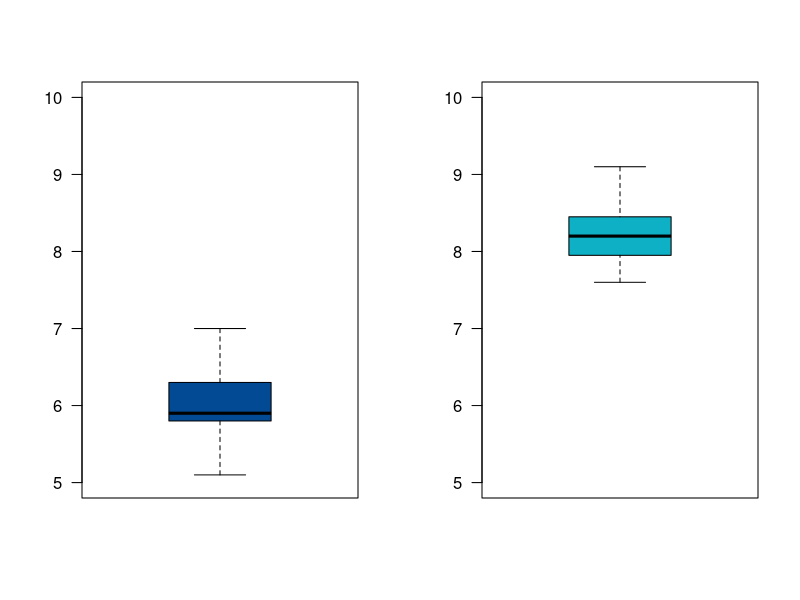
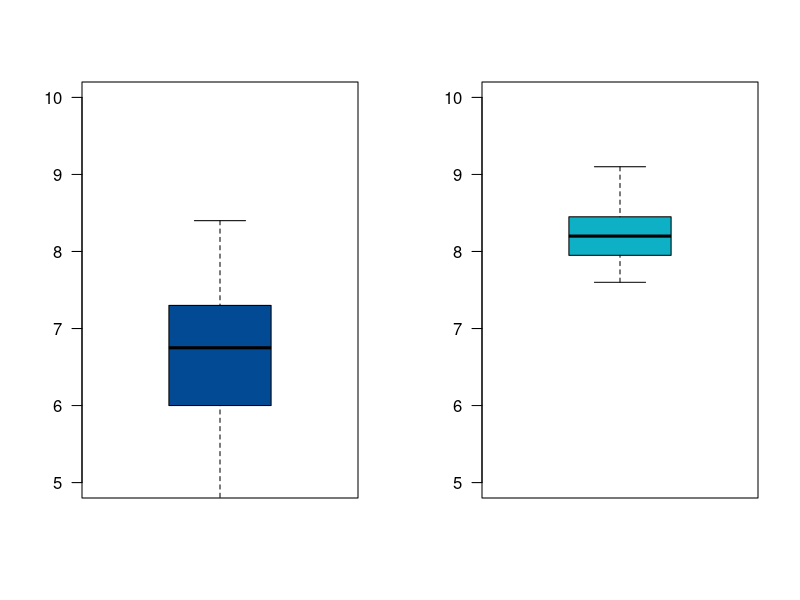

Source code (R) for these figures, in order: (Note: this script raises an error after producing the figures.)
## ---- chunk 1
knitr::opts_chunk$set(echo = TRUE, comment = NA)

c1 ="#FF7F00"  # naranja - color primario 
c2 ="#034A94"  # azul oscuro - color secundario
c3 ="#0EB0C6"  # azul claro - color terciario
c4 ="#686868"  # gris - color texto
## ---- chunk 2
pant=c(104.5,89,84.5,106,90,96,79,90,85,76.5,91.5,82.5,100.5,89.5,121.5,72)
pdes=c(98,85.5,85,103.5,88.5,95,79.5,90,82,76,89.5,81,99.5,86.5,15.5,70)

t.test(pant, pdes,
       alternative = "less",
       mu = 0, 
       paired = TRUE, 
       conf.level = 0.95)

## ---- chunk 3
grupo1=c(6.8, 6.1, 5.8, 5.9, 5.8, 6.4, 5.7, 6.0, 5.9, 6.4, 6.0, 5.7, 6.5, 6.5, 6.0, 5.9, 5.7, 5.8, 5.9, 5.8, 6.0, 6.0, 5.8, 5.7, 6.1, 5.9, 5.2, 6.3, 5.4, 6.5, 5.5, 5.9, 7.0, 6.4, 5.1, 6.3)
grupo2=c(8.8, 8.5, 8.4, 8.5, 7.6, 8.7, 8.0, 7.9, 8.2, 8.0, 7.8, 8.6, 8.5, 7.9, 8.5, 8.3, 8.4, 8.2, 8.3, 7.9, 8.2, 7.7, 7.8, 7.7, 8.1, 8.0, 8.3, 8.2, 8.1, 8.3, 8.1, 8.8, 7.7, 9.1, 7.6, 8.4, 8.2, 8.3, 8.1, 8.7)

par(mfrow = c(1, 2))
boxplot(grupo1, las=1, col=c2, ylim=c(5,10))
boxplot(grupo2, las=1, col=c3, ylim=c(5,10))
## ---- chunk 4
var.test(grupo1,grupo2)
## ---- chunk 5
t.test(grupo1, grupo2,
       alternative ="less",
       mu = 0, 
       paired = FALSE, 
       var.equal = TRUE,
       conf.level = 0.95)
## ---- chunk 6


grupo3=c(8.4, 7.5, 6.9, 6.6, 7.0, 5.5, 5.5, 7.9, 6.9, 7.3, 4.7, 5.5, 6.7, 8.3, 6.0, 6.3, 5.5, 8.4, 7.1, 5.3, 6.9, 5.5, 7.2, 6.5, 6.1, 7.8, 7.4, 6.6, 6.8, 6.0, 6.9, 7.4, 4.9, 6.2, 7.3, 6.2)
grupo2=c(8.8, 8.5, 8.4, 8.5, 7.6, 8.7, 8.0, 7.9, 8.2, 8.0, 7.8, 8.6, 8.5, 7.9, 8.5, 8.3, 8.4, 8.2, 8.3, 7.9, 8.2, 7.7, 7.8, 7.7, 8.1, 8.0, 8.3, 8.2, 8.1, 8.3, 8.1, 8.8, 7.7, 9.1, 7.6, 8.4, 8.2, 8.3, 8.1, 8.7)
par(mfrow = c(1, 2))
boxplot(grupo3, las=1, col=c2, ylim=c(5,10))
boxplot(grupo2, las=1, col=c3, ylim=c(5,10))
## ---- chunk 7
var.test(grupo3,grupo2)
t.test(grupo3, grupo2,
       alternative ="less",
       mu = 0, 
       paired = FALSE, 
       var.equal = FALSE,
       conf.level = 0.95)

## ---- chunk 8
prop.test(c(57,87),c(100,150),
          p = NULL,
          alternative = "less",
          conf.level = 0.95)
## ---- chunk 9
knitr::include_graphics("img/logoR.png")
## ---- chunk 10
knitr::include_graphics("img/resumen1.png")
## ---- chunk 11
knitr::include_graphics("img/prob4.png")
## ---- chunk 12
knitr::include_graphics("img/prob4a.png")
## ---- chunk 13
knitr::include_graphics("img/prob6.png")
## ---- chunk 14
knitr::include_graphics("img/prob7.png")
## ---- chunk 15
knitr::include_graphics("img/prob8.png")
## ---- chunk 16
knitr::include_graphics("img/prob9.png")
## ---- chunk 17
knitr::include_graphics("img/prob10.png")
